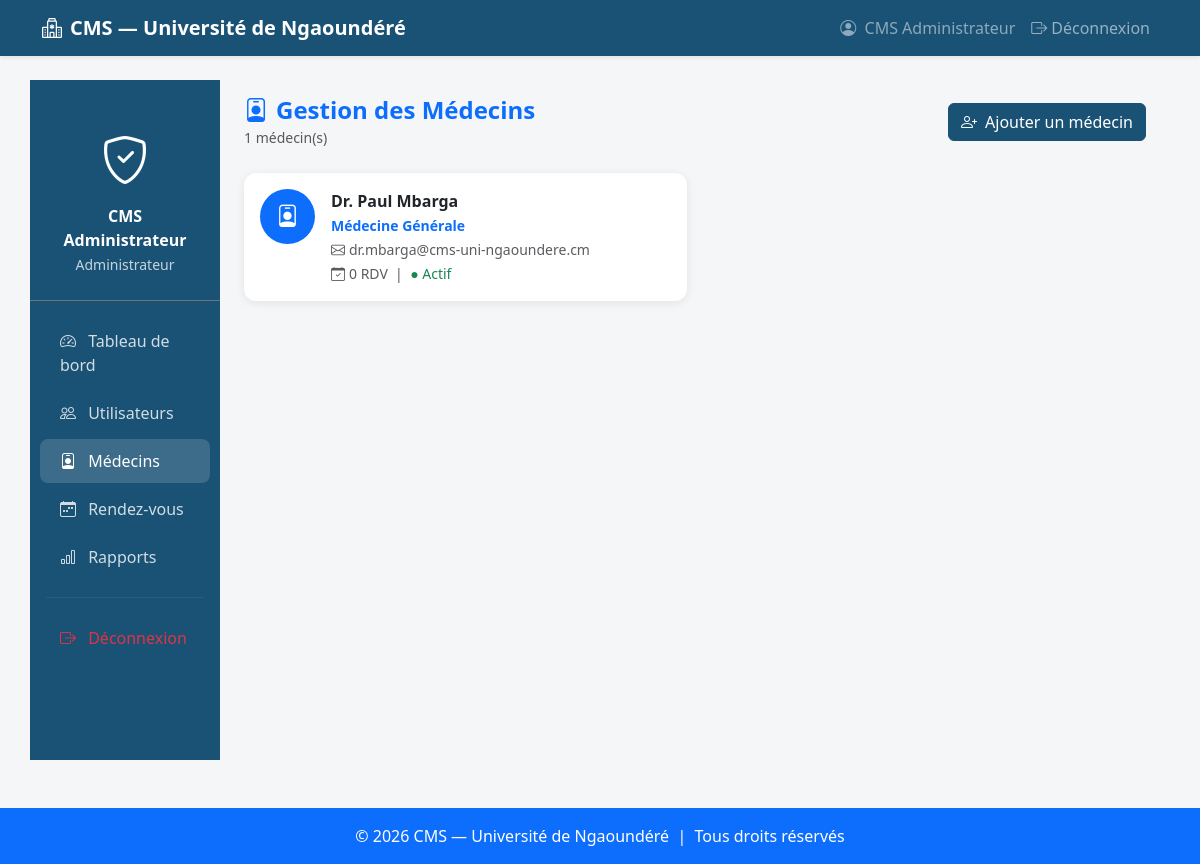
Screenshot of /admin/medecins.php (signed in) with the database file from the repository.
### tables this page shows
CREATE TABLE medecins (
    id              INT AUTO_INCREMENT PRIMARY KEY,
    utilisateur_id  INT NOT NULL UNIQUE,
    specialite      VARCHAR(100) NOT NULL,
    numero_ordre    VARCHAR(50),
    biographie      TEXT,
    FOREIGN KEY (utilisateur_id) REFERENCES utilisateurs(id) ON DELETE CASCADE
);

CREATE TABLE utilisateurs (
    id            INT AUTO_INCREMENT PRIMARY KEY,
    nom           VARCHAR(100) NOT NULL,
    prenom        VARCHAR(100) NOT NULL,
    email         VARCHAR(150) NOT NULL UNIQUE,
    mot_de_passe  VARCHAR(255) NOT NULL,
    role          ENUM('patient', 'medecin', 'admin') NOT NULL DEFAULT 'patient',
    telephone     VARCHAR(20),
    statut        ENUM('actif', 'inactif') NOT NULL DEFAULT 'actif',
    date_creation DATETIME NOT NULL DEFAULT CURRENT_TIMESTAMP
);

### includes/fonctions.php (called while the page is built, shortened)
<?php
function clean($data) {
    return htmlspecialchars(strip_tags(trim($data)), ENT_QUOTES, 'UTF-8');
}

### admin/medecins.php (the view, shortened to what this page needs)
<?php
require_once '../includes/fonctions.php';
require_once '../includes/connexion.php';
$action  = clean($_GET['action'] ?? '');
$erreurs = [];
$stmt = $pdo->query("
    SELECT me.*, u.nom, u.prenom, u.email, u.telephone, u.statut, u.date_creation,
           COUNT(r.id) AS nb_rdv
    FROM medecins me
    JOIN utilisateurs u ON me.utilisateur_id = u.id
    LEFT JOIN rendez_vous r ON r.medecin_id = me.id
    GROUP BY me.id
    ORDER BY u.nom ASC
");
$medecins = $stmt->fetchAll();
require_once '../includes/header.php';
?>
<div class="row">
    <div class="col-md-3 col-lg-2 px-0">
        <div class="sidebar d-flex flex-column" style="min-height:85vh;">
            <div class="text-center text-white py-4 px-3 border-bottom border-secondary">
                <i class="bi bi-shield-check" style="font-size:3rem;"></i>
                <p class="mb-0 fw-bold mt-2"><?= htmlspecialchars($_SESSION['prenom'].' '.$_SESSION['nom']) ?></p>
                <small class="opacity-75">Administrateur</small>
            </div>
            <nav class="nav flex-column mt-3">
                <a href="dashboard.php" class="nav-link"><i class="bi bi-speedometer2"></i> Tableau de bord</a>
                <a href="utilisateurs.php" class="nav-link"><i class="bi bi-people"></i> Utilisateurs</a>
                <a href="medecins.php" class="nav-link active"><i class="bi bi-person-badge"></i> Médecins</a>
                <a href="rendez_vous.php" class="nav-link"><i class="bi bi-calendar-week"></i> Rendez-vous</a>
                <a href="rapports.php" class="nav-link"><i class="bi bi-bar-chart"></i> Rapports</a>
                <hr class="border-secondary mx-3">
                <a href="../auth/logout.php" class="nav-link text-danger"><i class="bi bi-box-arrow-right"></i> Déconnexion</a>
            </nav>
        </div>
    </div>
    <div class="col-md-9 col-lg-10 py-3 px-4">
        <?php if ($action === 'ajouter'): ?>
        <div class="d-flex justify-content-between align-items-center mb-4">
            <h4 class="fw-bold text-primary mb-0">
                <i class="bi bi-person-plus me-2"></i>Ajouter un Médecin
            </h4>
            <a href="medecins.php" class="btn btn-outline-secondary btn-sm">
                <i class="bi bi-arrow-left me-1"></i>Retour
            </a>
        </div>
        <?php if (!empty($erreurs)): ?>
            <div class="alert alert-danger">
                <ul class="mb-0"><?php foreach ($erreurs as $e): ?><li><?= $e ?></li><?php endforeach; ?></ul>
            </div>
        <?php endif; ?>
        <div class="card">
            <div class="card-body p-4">
                <form method="POST" action="">
                    <div class="row g-3">
                        <div class="col-md-6">
                            <label class="form-label fw-semibold">Nom <span class="text-danger">*</span></label>
                            <input type="text" class="form-control" name="nom"
                                   value="<?= isset($_POST['nom']) ? clean($_POST['nom']) : '' ?>" required>
                        </div>
                        <div class="col-md-6">
                            <label class="form-label fw-semibold">Prénom <span class="text-danger">*</span></label>
                            <input type="text" class="form-control" name="prenom"
                                   value="<?= isset($_POST['prenom']) ? clean($_POST['prenom']) : '' ?>" required>
                        </div>
                        <div class="col-md-6">
                            <label class="form-label fw-semibold">Email <span class="text-danger">*</span></label>
                            <input type="email" class="form-control" name="email"
                                   value="<?= isset($_POST['email']) ? clean($_POST['email']) : '' ?>" required>
                        </div>
                        <div class="col-md-6">
                            <label class="form-label fw-semibold">Téléphone</label>
                            <input type="tel" class="form-control" name="telephone"
                                   value="<?= isset($_POST['telephone']) ? clean($_POST['telephone']) : '' ?>">
                        </div>
                        <div class="col-md-6">
                            <label class="form-label fw-semibold">Spécialité <span class="text-danger">*</span></label>
                            <input type="text" class="form-control" name="specialite"
                                   placeholder="Ex: Médecine Générale"
                                   value="<?= isset($_POST['specialite']) ? clean($_POST['specialite']) : '' ?>" required>
                        </div>
                        <div class="col-md-6">
                            <label class="form-label fw-semibold">Numéro d'ordre</label>
                            <input type="text" class="form-control" name="numero_ordre"
                                   placeholder="Ex: CMR-MED-002"
                                   value="<?= isset($_POST['numero_ordre']) ? clean($_POST['numero_ordre']) : '' ?>">
                        </div>
                        <div class="col-md-6">
                            <label class="form-label fw-semibold">Mot de passe <span class="text-danger">*</span></label>
                            <input type="password" class="form-control" name="mot_de_passe"
                                   placeholder="Min. 6 caractères" required>
                        </div>
                        <div class="col-12 d-flex justify-content-end gap-2 mt-2">
                            <a href="medecins.php" class="btn btn-outline-secondary">Annuler</a>
                            <button type="submit" name="ajouter" class="btn btn-primary px-4">
                                <i class="bi bi-person-plus me-2"></i>Ajouter le Médecin
                            </button>
                        </div>
                    </div>
                </form>
            </div>
        </div>
        <?php else: ?>
        <div class="d-flex justify-content-between align-items-center mb-4">
            <div>
                <h4 class="fw-bold text-primary mb-0">
                    <i class="bi bi-person-badge me-2"></i>Gestion des Médecins
                </h4>
                <small class="text-muted"><?= count($medecins) ?> médecin(s)</small>
            </div>
            <a href="?action=ajouter" class="btn btn-primary">
                <i class="bi bi-person-plus me-2"></i>Ajouter un médecin
            </a>
        </div>
        <div class="row g-3">
            <?php foreach ($medecins as $med): ?>
            <div class="col-md-6">
                <div class="card h-100">
                    <div class="card-body d-flex gap-3">
                        <div class="rounded-circle bg-primary text-white d-flex align-items-center
                                    justify-content-center flex-shrink-0"
                             style="width:55px;height:55px;font-size:1.4rem;">
                            <i class="bi bi-person-badge"></i>
                        </div>
                        <div class="flex-grow-1">
                            <p class="mb-0 fw-bold">Dr. <?= htmlspecialchars($med['prenom'].' '.$med['nom']) ?></p>
                            <small class="text-primary fw-semibold"><?= htmlspecialchars($med['specialite']) ?></small>
                            <br>
                            <small class="text-muted">
                                <i class="bi bi-envelope me-1"></i><?= htmlspecialchars($med['email']) ?>
                            </small>
                            <br>
                            <small class="text-muted">
                                <i class="bi bi-calendar-check me-1"></i><?= $med['nb_rdv'] ?> RDV
                                &nbsp;|&nbsp;
                                <?php if ($med['statut'] === 'actif'): ?>
                                    <span class="text-success">● Actif</span>
                                <?php else: ?>
                                    <span class="text-danger">● Inactif</span>
                                <?php endif; ?>
                            </small>
                        </div>
                    </div>
                </div>
            </div>
            <?php endforeach; ?>
        </div>
        <?php endif; ?>
    </div>
</div>
<?php require_once '../includes/footer.php'; ?>

### assets/css/style.css (style rules this page uses)
:root { --cms-blue: #1A5276; --cms-blue-light: #2E86C1; --cms-white: #FFFFFF; --cms-gray: #F4F6F7; }
body { background-color: var(--cms-gray); font-family: 'Segoe UI', sans-serif; min-height: 100vh; display: flex; flex-direction: column; }
.card { border: none; border-radius: 12px; box-shadow: 0 2px 10px rgba(0,0,0,0.08); transition: transform 0.2s; }
.btn-primary { background-color: var(--cms-blue); border-color: var(--cms-blue); }
.sidebar { min-height: calc(100vh - 56px); background-color: var(--cms-blue); padding-top: 20px; }
.sidebar .nav-link { color: rgba(255,255,255,0.8); padding: 10px 20px; border-radius: 8px; margin: 2px 10px; transition: all 0.2s; }
.sidebar .nav-link:hover, .sidebar .nav-link.active { background-color: rgba(255,255,255,0.15); color: white; }
.sidebar .nav-link i { margin-right: 8px; }

### rows the page displays
medecins: utilisateur.nom "Paul Mbarga", specialite "Médecine Générale", utilisateur.email "dr.mbarga@cms-uni-ngaoundere.cm", nb_rdv "0"

### other values shown
$_SESSION['prenom'] . ' ' . $_SESSION['nom'] "CMS Administrateur"
$_SESSION['prenom'].' '.$_SESSION['nom'] "CMS Administrateur"
count($medecins) "1"
